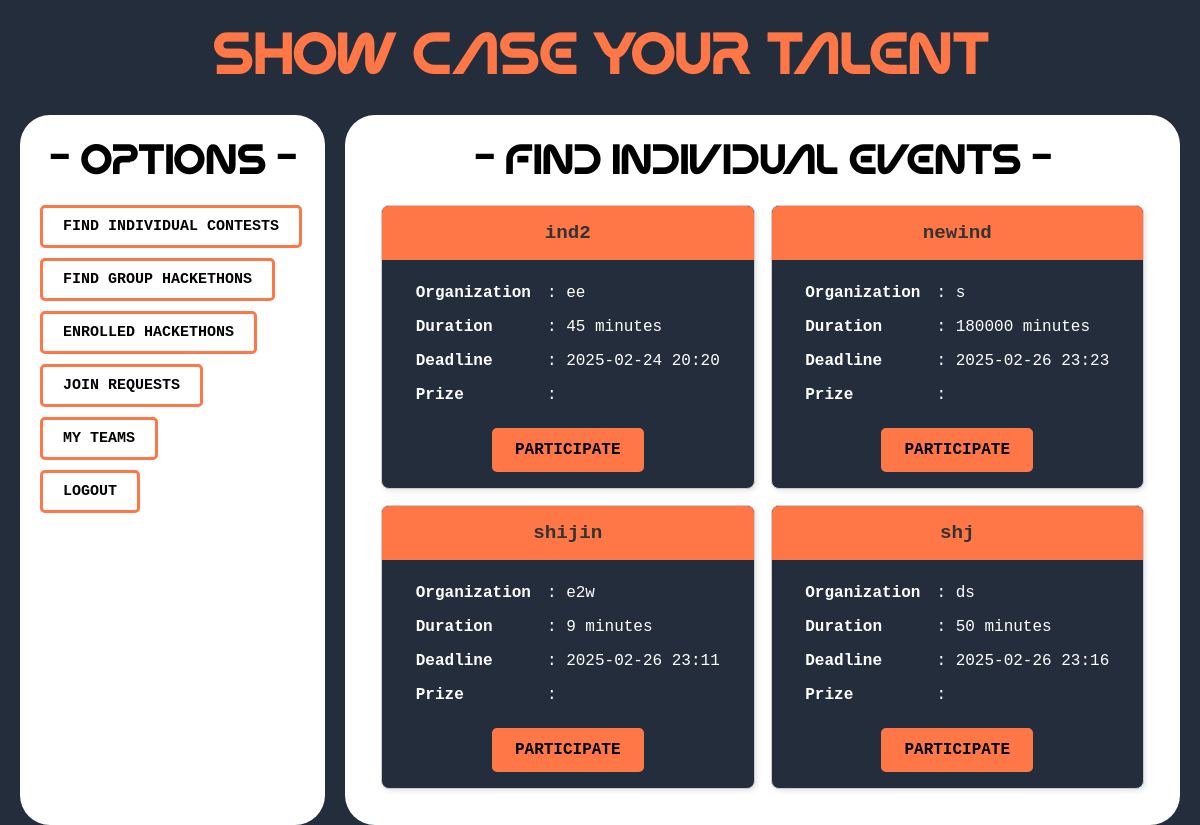
/competitor/find_individual_events/, run on an earlier commit of the app's database.
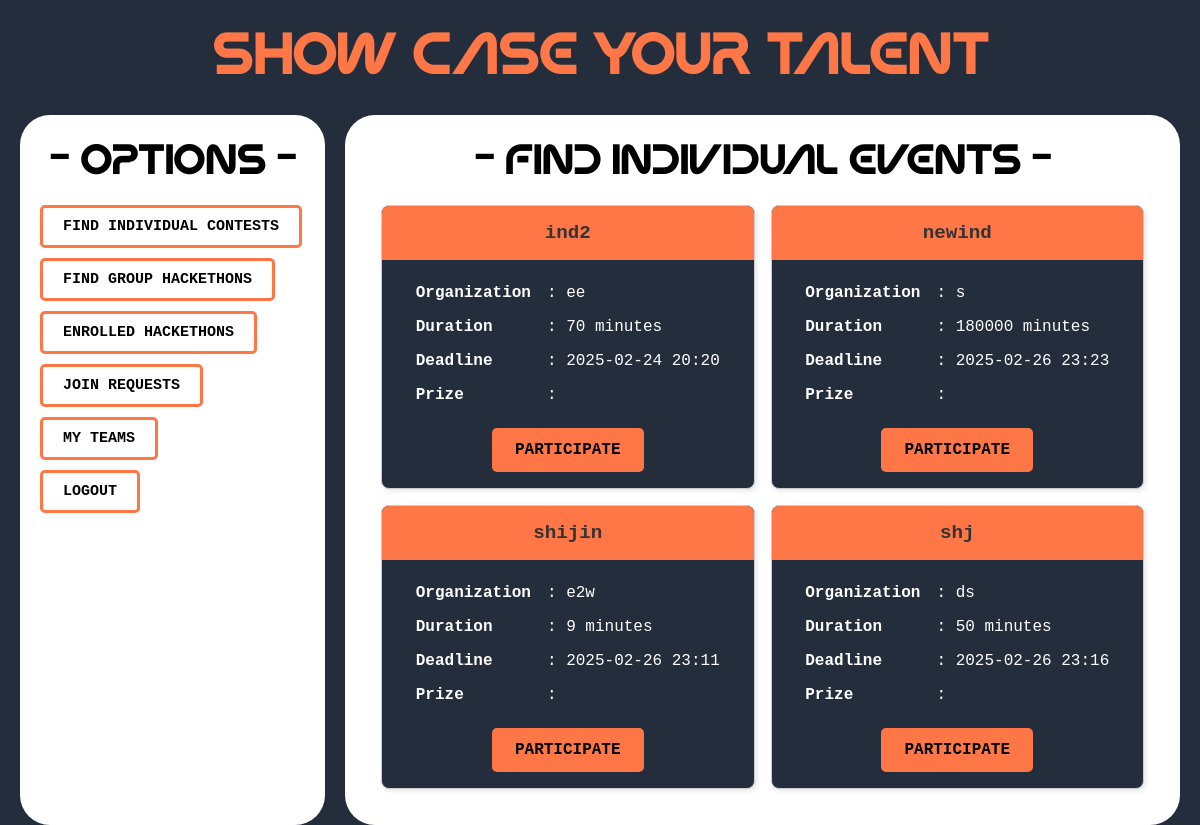
And on a later commit of the database.
### host/models.py (models this page shows, shortened)
class IndividualEvent(models.Model):
    hackathon_name = models.CharField(max_length=200)
    organization = models.CharField(max_length=200)
    start_datetime = models.DateTimeField(auto_now_add=True)
    last_submission_datetime = models.DateTimeField()
    time_duration = models.IntegerField(help_text="Duration in minutes")
    price = models.DecimalField(max_digits=10, decimal_places=2,null=True, blank=True)
    problems = models.ManyToManyField('Problem', related_name="individual_events")
    created_by = models.ForeignKey(settings.AUTH_USER_MODEL, on_delete=models.CASCADE, related_name="individual_events")

### competitor/views.py (the view)
# urls.py: path('find_individual_events/',views.find_individual_events,name='find_individual_events'),
def find_individual_events(request):
    individual_events = IndividualEvent.objects.all()
    return render(request,'competitor/find_individual_events.html',{"individual_events":individual_events})

### templates/competitor/find_individual_events.html (shortened to what this page needs)
{% extends "competitor/competitor_dashboard.html" %}
{% block right_div %}
<h1 style="text-align: center; color: black;">- Find Individual Events -</h1>
{% if individual_events %}
    <div class="cards-container" style="display: grid; grid-template-columns: repeat(2, 1fr); gap: 16px;">
        {% for event in individual_events %}
            <div class="card">
                <div class="hackathon_name">
                    {{ event.hackathon_name }}
                </div>
                <div style="padding: 16px; text-align: center;">
                    <table style="margin: 0 auto; text-align: left; border-collapse: collapse; color: white;">
                        <tr>
                            <td style="padding: 8px;"><strong>Organization</strong></td>
                            <td style="padding: 8px;">: {{ event.organization }}</td>
                        </tr>
                        <tr>
                            <td style="padding: 8px;"><strong>Duration</strong></td>
                            <td style="padding: 8px;">: {{ event.time_duration }} minutes</td>
                        </tr>
                        <tr>
                            <td style="padding: 8px;"><strong>Deadline</strong></td>
                            <td style="padding: 8px;">: {{ event.last_submission_datetime|date:"Y-m-d H:i" }}</td>
                        </tr>
                        <tr>
                            <td style="padding: 8px;"><strong>Prize</strong></td>
                            <td style="padding: 8px;">: {{ event.prize }}</td>
                        </tr>
                    </table>
                    <div style="text-align: center; margin-top: 16px;">
                        <a href="{% url "competitor:ind_event_dashboard" event.id  %}" class="btn-like">
                            PARTICIPATE
                        </a>
                    </div>
                </div>
            </div>
        {% endfor %}
    </div>
{% else %}
    <p>No individual events found.</p>
{% endif %}
{% endblock right_div %}

What changed in the data, as far as the page shows it:
changed IndividualEvent "ind2": time_duration "45" → "70"
